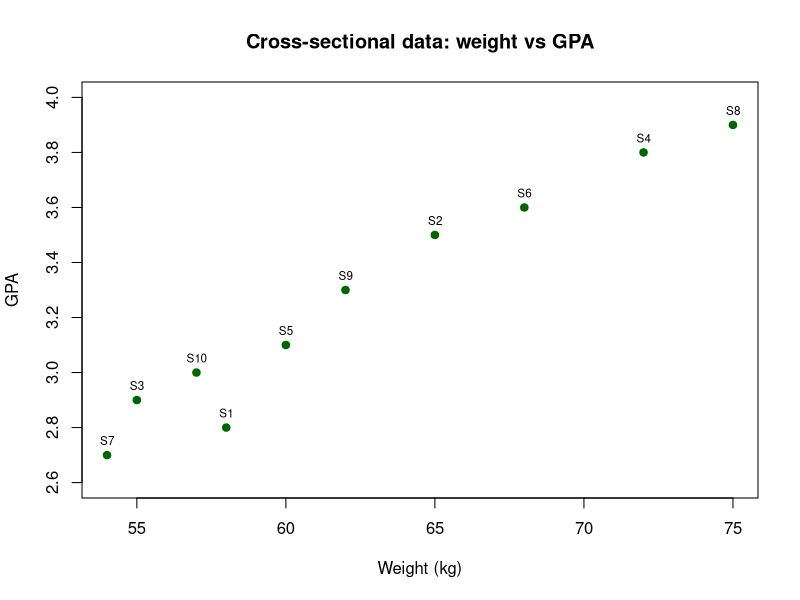
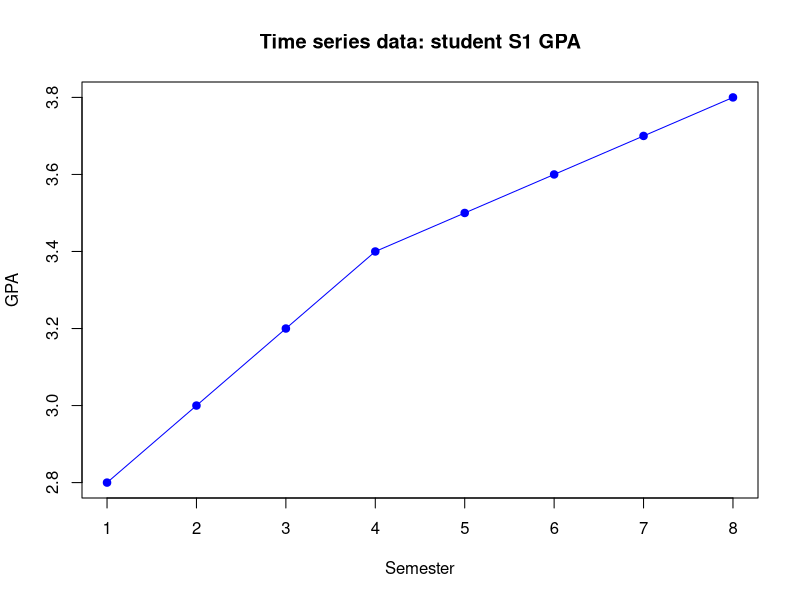
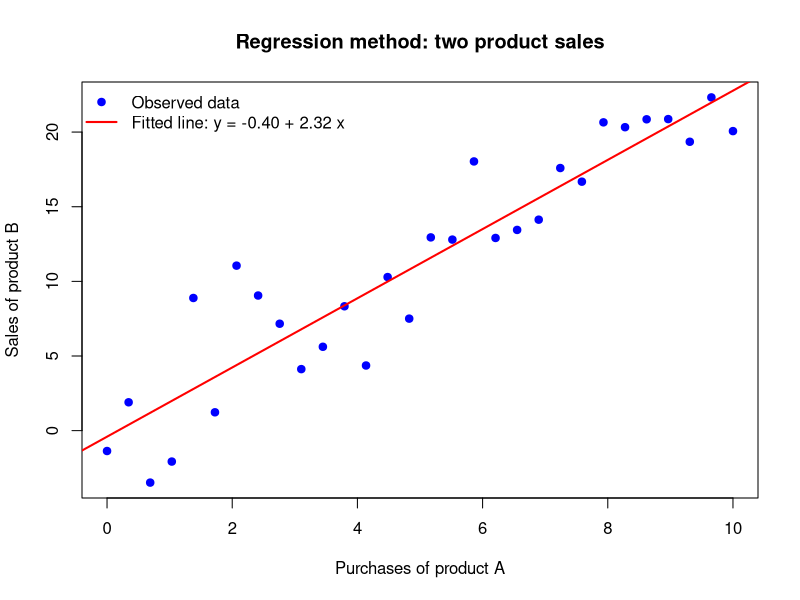
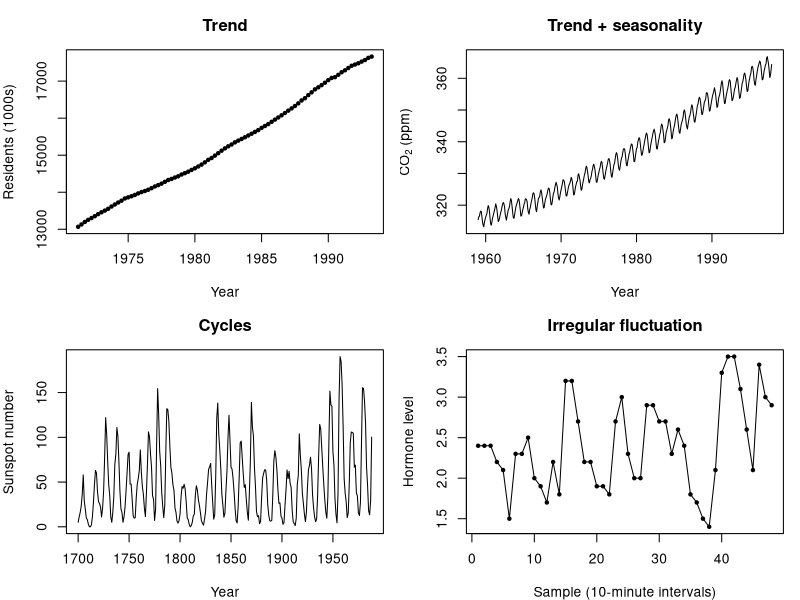
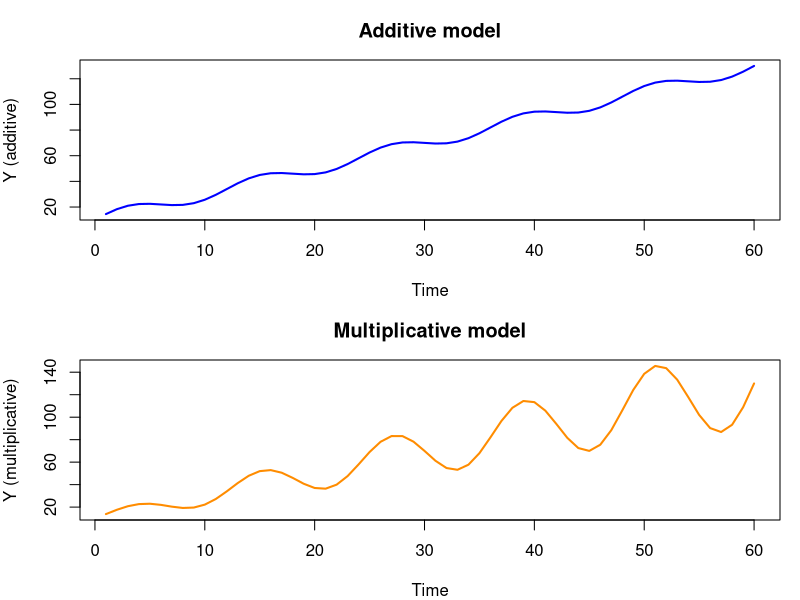
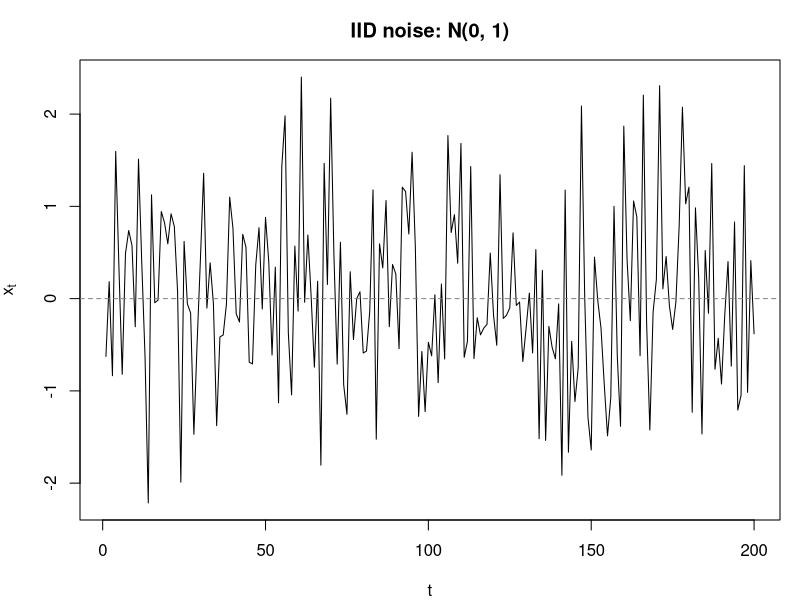
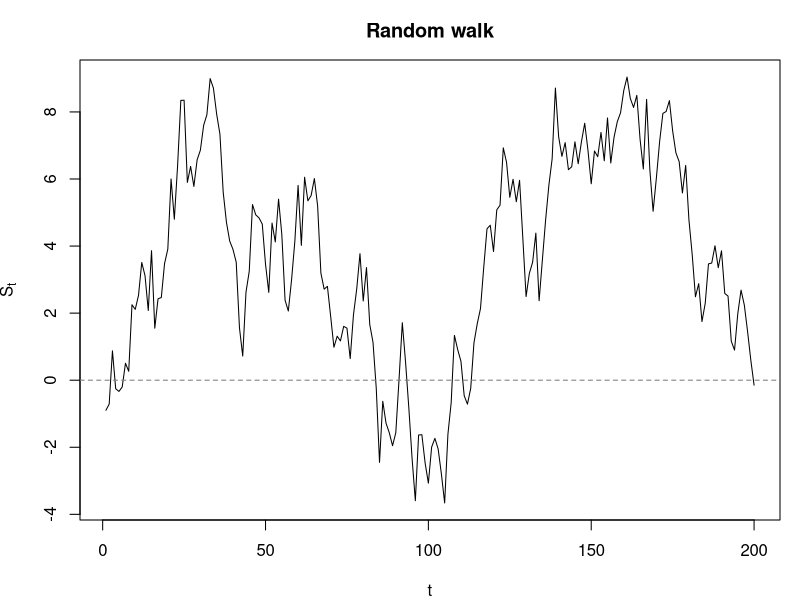
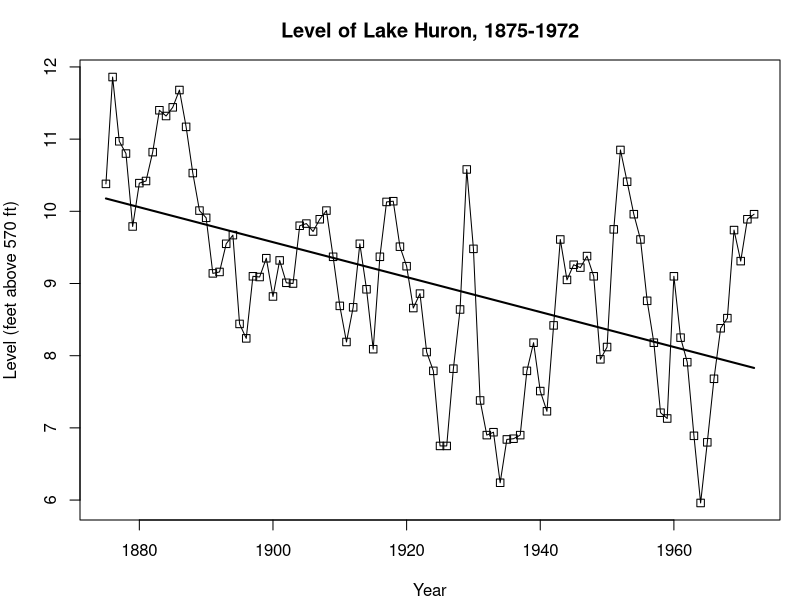

The R source for these figures, in order:
# SCIM311 Chapter 1: R code of the chapter
# Run from top to bottom to reproduce every figure in the chapter.
# Part of the SCIM311 lecture notes.

## ----students-----------------------------------------------------------------
students <- data.frame(
  student = paste0("S", 1:10),
  height  = c(165, 170, 160, 175, 168, 172, 158, 180, 169, 162),  # cm
  weight  = c(58, 65, 55, 72, 60, 68, 54, 75, 62, 57),            # kg
  gpa     = c(2.8, 3.5, 2.9, 3.8, 3.1, 3.6, 2.7, 3.9, 3.3, 3.0)
)




## ----cross-sectional, fig.cap = "Cross-sectional data: ten students measured once."----
plot(students$weight, students$gpa, pch = 19, col = "darkgreen",
     main = "Cross-sectional data: weight vs GPA", ylim = c(2.6, 4.0),
     xlab = "Weight (kg)", ylab = "GPA")
text(students$weight, students$gpa, students$student, pos = 3, cex = 0.7)


## ----s1-gpa-------------------------------------------------------------------
s1 <- data.frame(semester = 1:8,
                 gpa = c(2.8, 3.0, 3.2, 3.4, 3.5, 3.6, 3.7, 3.8))




## ----time-series, fig.cap = "Time series data: one student (S1) measured repeatedly."----
plot(s1$semester, s1$gpa, type = "o", pch = 19, col = "blue",
     main = "Time series data: student S1 GPA",
     xlab = "Semester", ylab = "GPA")


## ----regression, fig.cap = "Regression method: sales of product B against purchases of product A (simulated)."----
set.seed(11)
purchases_A <- seq(0, 10, length.out = 30)
sales_B <- 1 + 2.3 * purchases_A + rnorm(30, sd = 4)
fit_AB <- lm(sales_B ~ purchases_A)

plot(purchases_A, sales_B, pch = 19, col = "blue",
     main = "Regression method: two product sales",
     xlab = "Purchases of product A", ylab = "Sales of product B")
abline(fit_AB, col = "red", lwd = 2)
legend("topleft", bty = "n", pch = c(19, NA), lty = c(NA, 1), lwd = c(NA, 2),
       col = c("blue", "red"),
       legend = c("Observed data",
                  sprintf("Fitted line: y = %.2f + %.2f x",
                          coef(fit_AB)[1], coef(fit_AB)[2])))


## ----components, fig.height = 6, fig.cap = "Four series with different components. Data sets built into R: austres, co2, sunspot.year, lh."----
par(mfrow = c(2, 2), mar = c(4, 4, 3, 1))

# Trend: quarterly Australian residents (thousands), 1971-1993
plot(austres, type = "o", pch = 20, main = "Trend",
     xlab = "Year", ylab = "Residents (1000s)")

# Trend + seasonality: monthly CO2 at Mauna Loa (ppm), 1959-1997
plot(co2, main = "Trend + seasonality",
     xlab = "Year", ylab = expression(CO[2] ~ "(ppm)"))

# Cycles: yearly mean sunspot numbers, 1700-1988
plot(sunspot.year, main = "Cycles",
     xlab = "Year", ylab = "Sunspot number")

# Irregular only: luteinizing hormone, 48 samples at 10-minute intervals
plot(lh, type = "o", pch = 20, main = "Irregular fluctuation",
     xlab = "Sample (10-minute intervals)", ylab = "Hormone level")

par(mfrow = c(1, 1))


## ----additive-multiplicative, fig.height = 5.5, fig.cap = "The same trend and seasonal pattern combined additively and multiplicatively."----
t <- 1:60
trend <- 10 + 2 * t
season <- sin(2 * pi * t / 12)

Y_add <- trend + 5 * season          # additive model
Y_mul <- trend * (1 + 0.3 * season)  # multiplicative model

par(mfrow = c(2, 1), mar = c(4, 4, 3, 1))
plot(t, Y_add, type = "l", col = "blue", lwd = 2,
     main = "Additive model", xlab = "Time", ylab = "Y (additive)")
plot(t, Y_mul, type = "l", col = "darkorange", lwd = 2,
     main = "Multiplicative model", xlab = "Time", ylab = "Y (multiplicative)")
par(mfrow = c(1, 1))


## ----iid-noise, fig.cap = "Simulated iid N(0, 1) noise."----------------------
set.seed(1)
n <- 200
x <- rnorm(n, mean = 0, sd = 1)  # iid N(0, 1)
plot(ts(x), main = "IID noise: N(0, 1)", xlab = "t", ylab = expression(x[t]))
abline(h = 0, col = "grey50", lty = 2)


## ----random-walk, fig.cap = "A simulated random walk started at zero."--------
set.seed(2)
n <- 200
eps <- rnorm(n, mean = 0, sd = 1)
S <- cumsum(eps)  # random walk: S_t = S_{t-1} + eps_t
plot(ts(S), main = "Random walk", xlab = "t", ylab = expression(S[t]))
abline(h = 0, col = "grey50", lty = 2)




## ----lake-huron, fig.cap = "Level of Lake Huron (feet above 570 ft) with the least-squares trend line."----
level <- as.numeric(LakeHuron) - 570  # feet above 570 ft
t <- seq_along(level)                 # t = 1, ..., 98
fit_lake <- lm(level ~ t)
coef(fit_lake)

plot(1875:1972, level, type = "o", pch = 0,
     main = "Level of Lake Huron, 1875-1972",
     xlab = "Year", ylab = "Level (feet above 570 ft)")
lines(1875:1972, fitted(fit_lake), lwd = 2)


## ----rw-three-trends, fig.cap = "Three simulated realisations of the same random walk; each seems to have its own trend."----
set.seed(31)
walks <- replicate(3, cumsum(rnorm(60)))   # three random walks, t = 1..60
matplot(walks, type = "l", lty = 1, lwd = 2,
        col = c("black", "steelblue", "firebrick"),
        main = "Three realisations of one random walk",
        xlab = "t", ylab = expression(S[t]))
abline(h = 0, col = "grey50", lty = 2)


## ----nottem-trend, fig.cap = "Monthly air temperature at Nottingham, 1920-1939 (first eight years shown), with the fitted cosine trend (red) and the seasonal means (blue)."----
t <- as.numeric(time(nottem))   # 1920, 1920.083, ... (years)
fit_cos <- lm(nottem ~ cos(2 * pi * t) + sin(2 * pi * t))  # 3 parameters
month <- factor(cycle(nottem))  # month 1, ..., 12
fit_means <- lm(nottem ~ month - 1)                         # 12 parameters

round(coef(fit_cos), 2)
round(c(cosine = summary(fit_cos)$sigma,
        means = summary(fit_means)$sigma), 2)   # residual SD

show <- t < 1928
plot(t[show], nottem[show], type = "p", pch = 20,
     main = "Nottingham temperature with two seasonal trends",
     xlab = "Year", ylab = "Temperature (F)")
lines(t[show], fitted(fit_cos)[show], col = "red", lwd = 2)
lines(t[show], fitted(fit_means)[show], col = "blue", lty = 2)


## ----plot-template, eval = FALSE----------------------------------------------
## # my_ts_data is any time series (ts) object
## plot(my_ts_data, main = "Time plot of my data", xlab = "Time", ylab = "Value")


## ----air-base, fig.cap = "Time plot of AirPassengers drawn with base R."------
my_ts_data <- AirPassengers

plot(my_ts_data,
     main = "Time plot of AirPassengers",
     xlab = "Year", ylab = "Passengers (1000s)")


## ----sales-ts, fig.cap = "Monthly sales, January 2020 to December 2022."------
sales_data <- c(10, 12, 15, 13, 17, 20, 18, 22, 25, 23, 28, 30,
                12, 14, 17, 15, 19, 22, 20, 24, 27, 25, 30, 32,
                15, 16, 19, 18, 21, 24, 23, 26, 29, 28, 33, 35)

# Monthly data starting in January 2020, three years
sales_ts <- ts(sales_data, start = c(2020, 1), frequency = 12)
print(sales_ts)
plot(sales_ts, main = "Monthly sales", xlab = "Year", ylab = "Sales")


## ----decompose, fig.height = 6, fig.cap = "Classical additive decomposition of the monthly sales."----
decomposed_sales_add <- decompose(sales_ts, type = "additive")
plot(decomposed_sales_add)

# If a multiplicative model seems more appropriate:
# decomposed_sales_mult <- decompose(sales_ts, type = "multiplicative")
# plot(decomposed_sales_mult)


## ----stl, fig.height = 6, fig.cap = "STL decomposition of the monthly sales."----
stl_sales <- stl(sales_ts, s.window = "periodic")
plot(stl_sales)

# stl() is part of base R (package stats); no extra package is needed.




## ----sensor-stream, fig.cap = "A simulated sensor stream with a missing block (minutes 45-49) and a spike (minute 85)."----
set.seed(311)
n <- 120
t <- 1:n
sensor <- 20 + 0.01 * t + sin(2 * pi * t / 24) + rnorm(n, 0, 0.15)

sensor_with_events <- sensor
sensor_with_events[45:49] <- NA                # communication failure
sensor_with_events[85] <- sensor[85] + 4       # unusual physical event

plot(sensor_with_events, type = "o", pch = 16,
     main = "One stream, two different problems",
     xlab = "Minute", ylab = "Sensor value")
abline(v = c(45, 49, 85), col = c("steelblue", "steelblue", "firebrick"),
       lty = 2)
